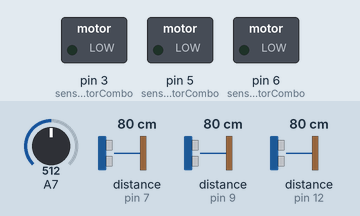
A sketch run on a simulated Arduino Nano, built with avr-gcc and run on an emulated ATmega328P. Shown: switched loads named in the sketch (green lamp = pin HIGH). Wiring (inferred from the names in the program): 3 × ultrasonic range finder: trigger pin 8, echo pin 7 / trigger pin 10, echo pin 9 / trigger pin 11, echo pin 12. The test bench sets the inputs (shaded band); at power-on: distance to the obstacle (sensors on pin 12, pin 7, pin 9) 80 cm, A7 = 512. The echo pulse lasts 58.3 µs per cm; pins used as bus, display or sensor lines are not drawn.

Above: at 1.2 s.
1.3 s: distance to the obstacle (sensor on pin 12) set to 18 cm
At 2.1 s:
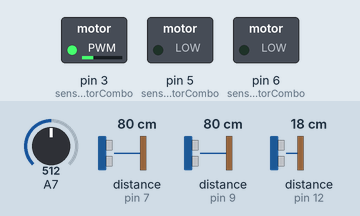
4.3 s: distance to the obstacle (sensor on pin 7) set to 2 cm
At 5.5 s:
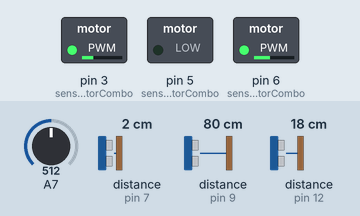
5.8 s: distance to the obstacle (sensor on pin 9) set to 2 cm
At 7.5 s:
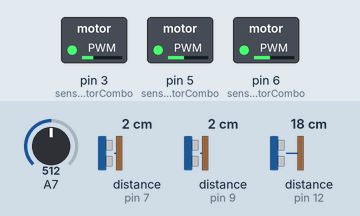
8.8 s: A7 set to 716
At 9.2 s:
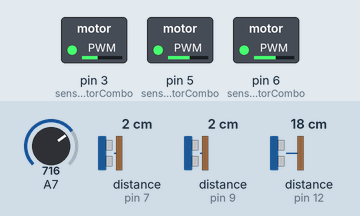
11.8 s: distance to the obstacle (sensor on pin 7) set to 35 cm
At 13.2 s:
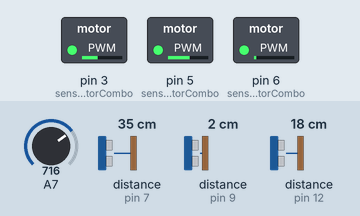
14.8 s: distance to the obstacle (sensor on pin 9) set to 35 cm
At 16.2 s:
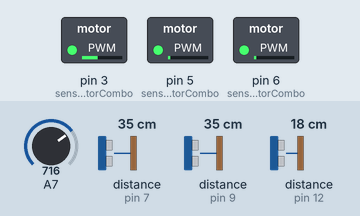
Timing chart, 0 to 17.4 s (numbered marks = the images above; inputs shaded):
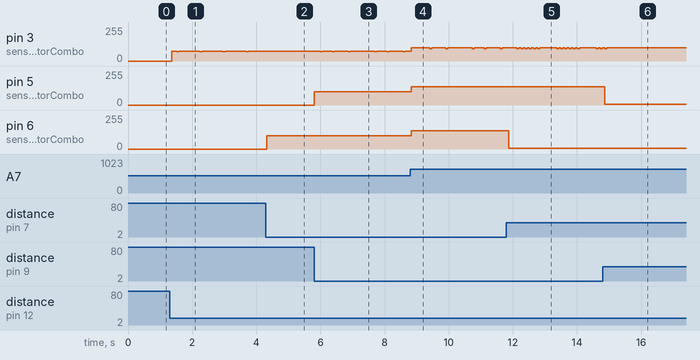

Measured:
- after the input at 1.3 s, pin 3 (sensorMotorCombo): 0/255 → 72/255 after 0.07 s, then repeats every 0.72 s: 68/255 0.07 s, 72/255 0.65 s
- after the input at 4.3 s, pin 3 (sensorMotorCombo): stays 72/255 (without the input it goes to 68/255 after 1.0 s); pin 6 (sensorMotorCombo): 0/255 → 100/255 at once
- after the input at 5.8 s, pin 5 (sensorMotorCombo): 0/255 → 100/255 at once
- after the input at 8.8 s, pin 5 (sensorMotorCombo), pin 6 (sensorMotorCombo): 100/255 → 138/255 at once
- after the input at 11.8 s, pin 6 (sensorMotorCombo): 138/255 → 5/255 after 0.07 s
- after the input at 14.8 s, pin 3 (sensorMotorCombo): goes on until 14.9 s, then stays 99/255; pin 5 (sensorMotorCombo): 138/255 → 5/255 after 0.06 s

The sketch:

goggle_code.ino
```cpp
//red wire connects 5v on Nano to VCC on SR04
//brown wire connects SR04 to Ground
//Trigger pin of the SR04 sensor - green Jumper
//Echo pin of the SR04 sensor- yellow Jumper

//the nano can analogWrite to pins 3,5,6,9,10,11
//set up distance sensor pins
int sensorMotorCombo[3][3]={
  {11,  12, 3},  // Trigger pin for sensor0 = 11, echo pin for sensor0 = 12, motor for sensor0 = 3
  {10, 9, 5},    // Trigger pin for sensor1 = 10, echo pin for sensor1 = 9, motor for sensor1 = 5
  {8, 7, 6}     // Trigger pin for sensor2 = 8, echo pin for sensor2 = 7, motor for sensor2 = 6
};

//data manipulation variables
long distances[3];
const int MAX_DISTANCE = 35; //this is in cm - we will use this distance to map the values for analogWrite
const int MIN_DISTANCE = 10; //this is in cm - this is the closest we want to read from the sensor
const int MAX_SPEED = 200;
unsigned long NEXT_TIME = millis();

void setup() {
  //Serial Port begin
  Serial.begin(9600);

  //Define inputs and outputs
  pinMode(sensorMotorCombo[0][0], OUTPUT); //pin 11 (trigger pin) is output
  pinMode(sensorMotorCombo[0][1], INPUT); //pin 12 (echo pin) is input
  pinMode(sensorMotorCombo[0][2], OUTPUT); //pin 11 (trigger pin) is output

  pinMode(sensorMotorCombo[1][0], OUTPUT); //pin 10 (trigger pin) is output
  pinMode(sensorMotorCombo[1][1], INPUT); //pin 9 (echo pin) is input
  pinMode(sensorMotorCombo[1][2], OUTPUT); //pin 11 (trigger pin) is output

  pinMode(sensorMotorCombo[2][0], OUTPUT); //pin 8 (trigger pin) is output
  pinMode(sensorMotorCombo[2][1], INPUT); //pin 7 (echo pin) is input
  pinMode(sensorMotorCombo[2][2], OUTPUT); //pin 11 (trigger pin) is output

}

void loop() {
  // If it is too soon, we will not run the loop again.
  if (millis() < NEXT_TIME) {
    return;
  }
  // Read values from all sensors.
  // Store them into array
  for (int i = 0; i < 3; i++) {
    int triggerPin = sensorMotorCombo[i][0];
    int echoPin = sensorMotorCombo[i][1];
    distances[i] = readSensor(triggerPin, echoPin);
  }
  // Read value from potentiometer
  double potValue = readPot();
  // Take distances, calculate how much they should be vibrating with relation
  // to distance. Multiply that by the potentiometer value (which is between 0 and 1)
  // as a strength multiplier.
  for (int i = 0; i < 3; i++) {
    int strength = (map(distances[i], MIN_DISTANCE, MAX_DISTANCE, 200, 0) * potValue);
    writeMotor(sensorMotorCombo[i][2], strength);
  }
  // Set the next time the loop will be allowed to execute again.
  NEXT_TIME = millis() + 60;
}//end of loop

/***
 * Reads potentiometer and returns percentage
 */
double readPot() {
  // Read the value from the pin, it will be between 0 and 1024, we then convert this to a percentage from this range.
  // This is done with map and then a double divide/cast.
  int pinValue = analogRead(A7);
  return map(pinValue, 0, 1024, 0, 100) / (double) 100;
}

/***
 * Reads a value from a sensor by taking a trigger and echo pin.
 */
long readSensor(int triggerPin, int echoPin) {
  digitalWrite(triggerPin, HIGH);
  delayMicroseconds(10);
  digitalWrite(triggerPin, LOW);
  long duration = pulseIn(echoPin, HIGH);
  long cm = duration / 2 / 29.1;
  if (cm < MIN_DISTANCE) {
    return MIN_DISTANCE;
  } else if (cm > MAX_DISTANCE) {
    return MAX_DISTANCE;
  }
  return cm;
}

/***
 * Writes a value to our motor, this value will be how much it vibrates.
 */
void writeMotor(int motorPin, int vibrateStr) {
  analogWrite(motorPin, vibrateStr);
}
```
